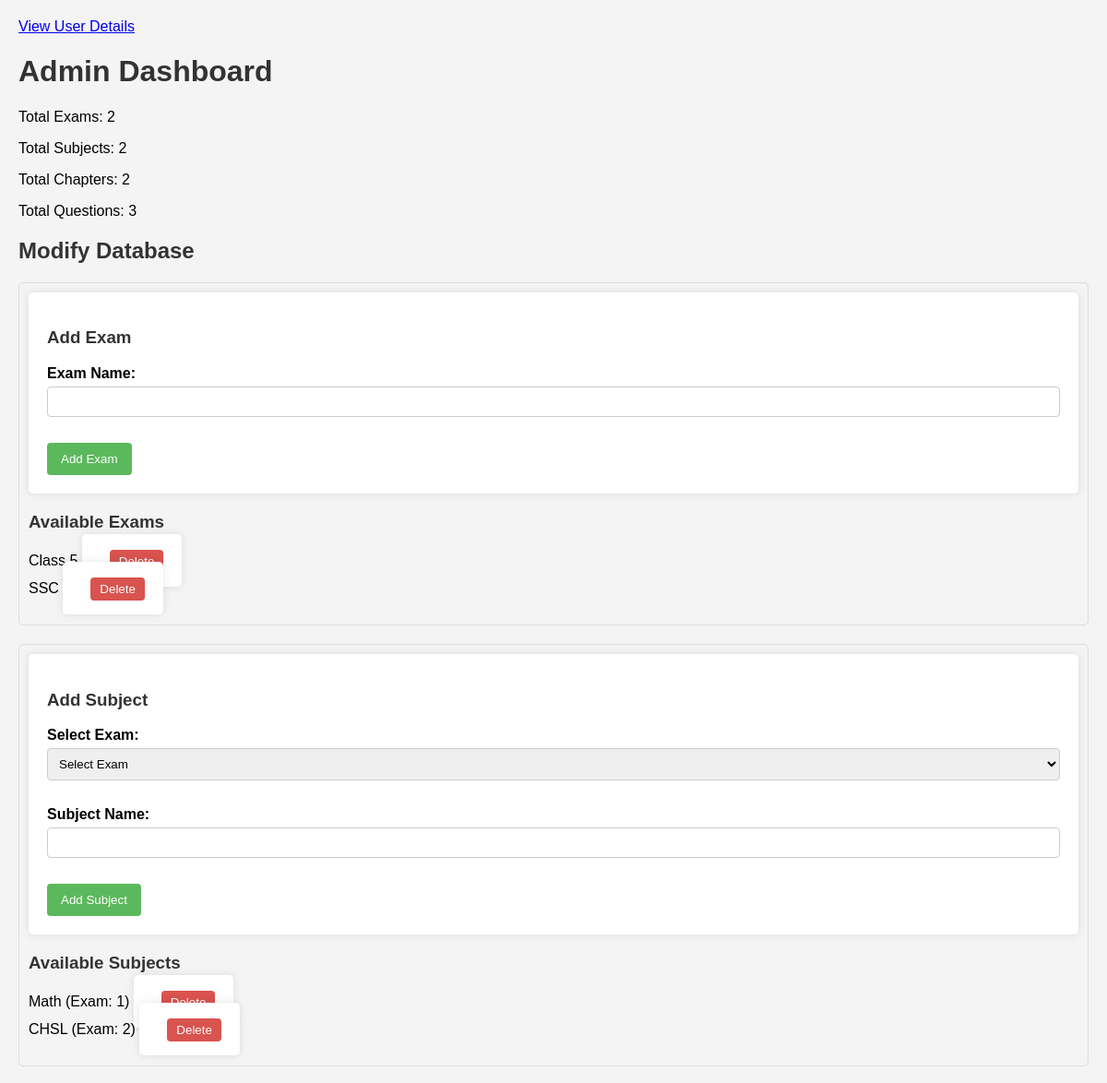
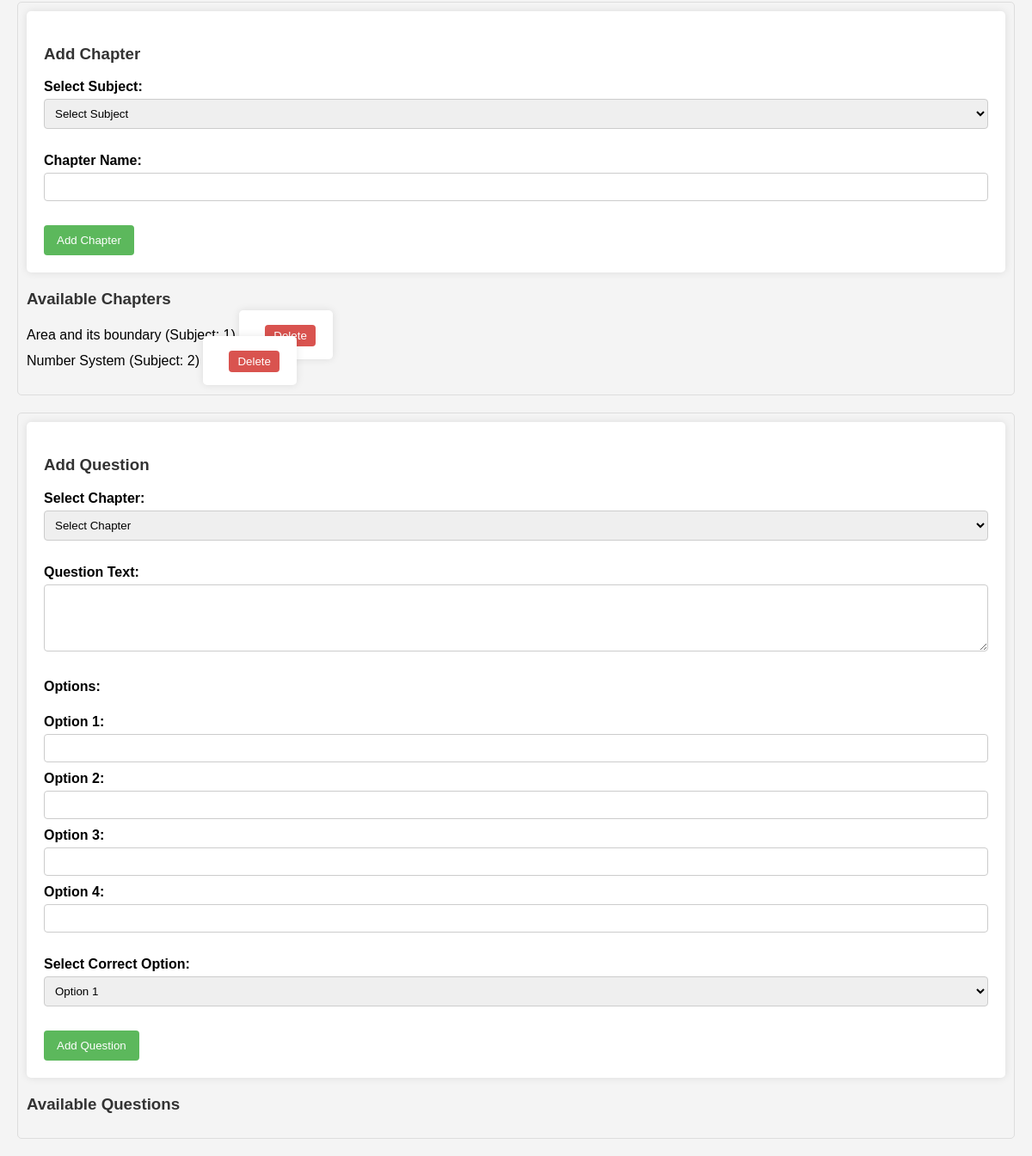
The page /admin_page_modification (signed in) on the database its author committed (2 pictures, top to bottom).
### tables this page shows
CREATE TABLE exams (
    id INTEGER PRIMARY KEY AUTOINCREMENT,
    name TEXT NOT NULL UNIQUE
);

CREATE TABLE subjects (
    id INTEGER PRIMARY KEY AUTOINCREMENT,
    name TEXT NOT NULL,
    exam_id INTEGER NOT NULL,
    FOREIGN KEY (exam_id) REFERENCES exams (id) ON DELETE RESTRICT
);

CREATE TABLE chapters (
    id INTEGER PRIMARY KEY AUTOINCREMENT,
    name TEXT NOT NULL,
    subject_id INTEGER NOT NULL,
    FOREIGN KEY (subject_id) REFERENCES subjects (id) ON DELETE RESTRICT
);

### app.py (the view)
@app.route('/admin_page_modification')
def admin_page_modification():
    if not session.get('admin'):
        return redirect(url_for('admin_login'))
    conn = connect_db()
    cursor = conn.cursor()
    try:
        cursor.execute("SELECT id, name FROM exams")
        exams = cursor.fetchall()
        cursor.execute("SELECT id, name, exam_id FROM subjects")
        subjects = cursor.fetchall()
        cursor.execute("SELECT id, name, subject_id FROM chapters")
        chapters = cursor.fetchall()
        cursor.execute("SELECT COUNT(*) FROM exams")
        total_exams = cursor.fetchone()[0]
        cursor.execute("SELECT COUNT(*) FROM subjects")
        total_subjects = cursor.fetchone()[0]
        cursor.execute("SELECT COUNT(*) FROM chapters")
        total_chapters = cursor.fetchone()[0]
        cursor.execute("SELECT COUNT(*) FROM questions")
        total_questions = cursor.fetchone()[0]
    except sqlite3.Error as e:
        flash(f"Error fetching admin data: {e.args[0]}", "error")
        exams, subjects, chapters = [], [], []
        total_exams = total_subjects = total_chapters = total_questions = 0
    finally:
        conn.close()
    return render_template(
        'admin_page_modification.html',
        exams=exams, subjects=subjects, chapters=chapters,
        total_exams=total_exams, total_subjects=total_subjects,
        total_chapters=total_chapters, total_questions=total_questions
    )

### app.py (called while the page is built)
def connect_db():
    conn = sqlite3.connect(DB_NAME, check_same_thread=False)
    conn.execute("PRAGMA busy_timeout = 5000")
    return conn

### templates/admin_page_modification.html (shortened to what this page needs)
<!DOCTYPE html>
<html lang="en">
<head>
</head>
<body>
    <a href="{{ url_for('user_details') }}">View User Details</a>
    <h1>Admin Dashboard</h1>
    <p>Total Exams: {{ total_exams }}</p>
    <p>Total Subjects: {{ total_subjects }}</p>
    <p>Total Chapters: {{ total_chapters }}</p>
    <p>Total Questions: {{ total_questions }}</p>
    <h2>Modify Database</h2>
    <div class="form-section">
        <form method="POST" action="/add_exam">
            <h3>Add Exam</h3>
            <label for="exam_name">Exam Name:</label>
            <input type="text" id="exam_name" name="exam_name" required><br><br>
            <button type="submit">Add Exam</button>
        </form>
        <h3>Available Exams</h3>
        <ul>
            {% for exam in exams %}
                <li>{{ exam[1] }}
                    <form style="display: inline;" method="POST" action="/delete_exam">
                        <button type="submit" class="delete-button" onclick="return confirm('Are you sure you want to delete this exam?')">Delete</button>
                    </form>
                </li>
            {% endfor %}
        </ul>
    </div>
    <div class="form-section">
        <form method="POST" action="/add_subject">
            <h3>Add Subject</h3>
            <label for="exam_id">Select Exam:</label>
            <select id="exam_id" name="exam_name" required>
                <option value="">Select Exam</option>
            </select><br><br>
            <label for="subject_name">Subject Name:</label>
            <input type="text" id="subject_name" name="subject_name" required><br><br>
            <button type="submit">Add Subject</button>
        </form>
        <h3>Available Subjects</h3>
        <ul>
            {% for subject in subjects %}
                <li>{{ subject[1] }} (Exam: {{ subject[2] }})
                    <form style="display: inline;" method="POST" action="/delete_subject">
                        <button type="submit" class="delete-button" onclick="return confirm('Are you sure you want to delete this subject?')">Delete</button>
                    </form>
                </li>
            {% endfor %}
        </ul>
    </div>
    <div class="form-section">
        <form method="POST" action="/add_chapter">
            <h3>Add Chapter</h3>
            <label for="subject_id">Select Subject:</label>
            <select id="subject_id" name="subject_name" required>
                <option value="">Select Subject</option>
            </select><br><br>
            <label for="chapter_name">Chapter Name:</label>
            <input type="text" id="chapter_name" name="chapter_name" required><br><br>
            <button type="submit">Add Chapter</button>
        </form>
        <h3>Available Chapters</h3>
        <ul>
            {% for chapter in chapters %}
                <li>{{ chapter[1] }} (Subject: {{ chapter[2] }})
                    <form style="display: inline;" method="POST" action="/delete_chapter">
                        <button type="submit" class="delete-button" onclick="return confirm('Are you sure you want to delete this chapter?')">Delete</button>
                    </form>
                </li>
            {% endfor %}
        </ul>
    </div>
    <div class="form-section">
        <form method="POST" action="/add_question">
            <h3>Add Question</h3>
            <label for="chapter_id_question">Select Chapter:</label>
            <select id="chapter_id_question" name="chapter_id_question" required>
                <option value="">Select Chapter</option>
            </select><br><br>
            <label for="question_text">Question Text:</label>
            <textarea id="question_text" name="question_text" rows="4" required></textarea><br><br>
            <label>Options:</label><br>
            <label for="option1">Option 1:</label>
            <input type="text" id="option1" name="option1" required><br>
            <label for="option2">Option 2:</label>
            <input type="text" id="option2" name="option2" required><br>
            <label for="option3">Option 3:</label>
            <input type="text" id="option3" name="option3" required><br>
            <label for="option4">Option 4:</label>
            <input type="text" id="option4" name="option4" required><br><br>
            <label for="correct_option">Select Correct Option:</label>
            <select id="correct_option" name="correct_option" required>
                <option value="option1">Option 1</option>
            </select><br><br>
            <button type="submit">Add Question</button>
        </form>
        <h3>Available Questions</h3>
    </div>
</body>
</html>

### templates/admin_page_modification.html (style rules this page uses)
body { font-family: Arial, sans-serif; margin: 20px; background-color: #f4f4f4; }
h1, h2, h3 { color: #333; }
form { background-color: #fff; padding: 20px; border-radius: 5px; box-shadow: 0 0 10px rgba(0, 0, 0, 0.1); margin-bottom: 20px; }
label { display: block; margin-bottom: 5px; font-weight: bold; }
input[type="text"], select, textarea { width: 100%; padding: 8px; margin-bottom: 10px; border: 1px solid #ccc; border-radius: 4px; box-sizing: border-box; }
button { background-color: #5cb85c; color: white; padding: 10px 15px; border: none; border-radius: 4px; cursor: pointer; }
ul { list-style-type: none; padding: 0; }
li { margin-bottom: 5px; }
.delete-button { background-color: #d9534f; color: white; padding: 5px 10px; border: none; border-radius: 4px; cursor: pointer; margin-left: 10px; }
.form-section { margin-bottom: 20px; border: 1px solid #ddd; padding: 10px; border-radius: 5px; }

### rows shown on the page
exams: name "Class 5"
exams: name "SSC"
subjects: name "Math", exam "1"
subjects: name "CHSL", exam "2"
chapters: name "Area and its boundary", subject "1"
chapters: name "Number System", subject "2"

### other values the page prints
{{ total_exams }} "2"
{{ total_subjects }} "2"
{{ total_chapters }} "2"
{{ total_questions }} "3"
